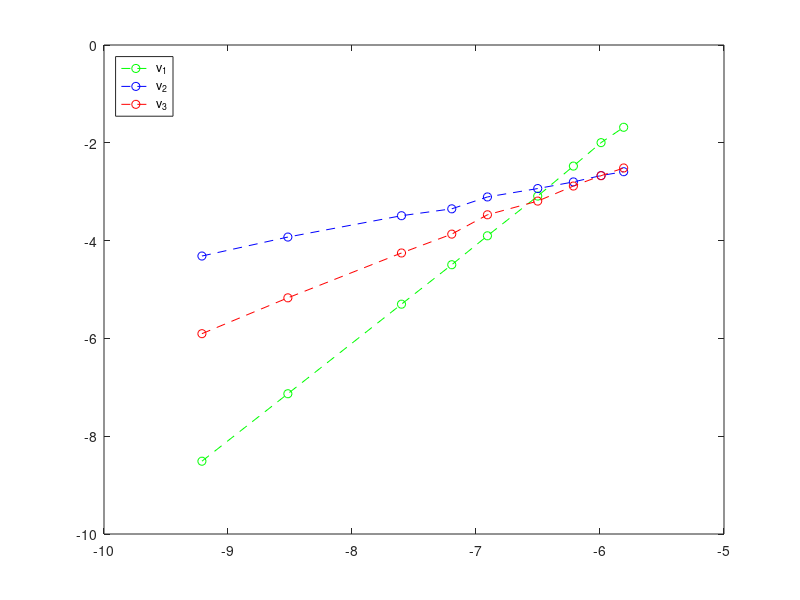
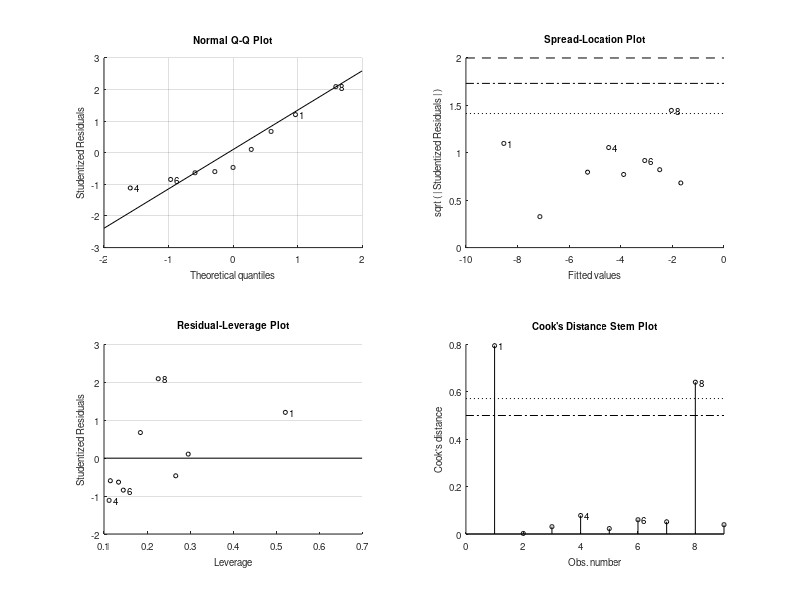
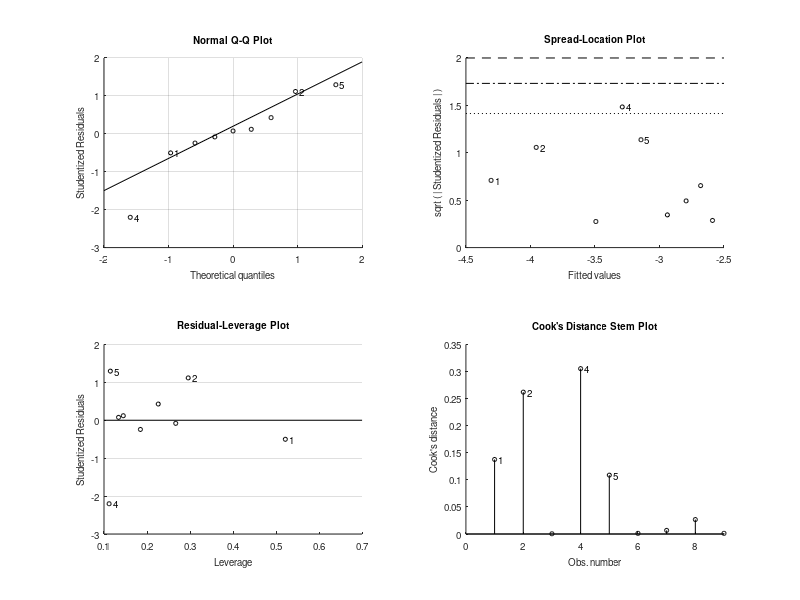
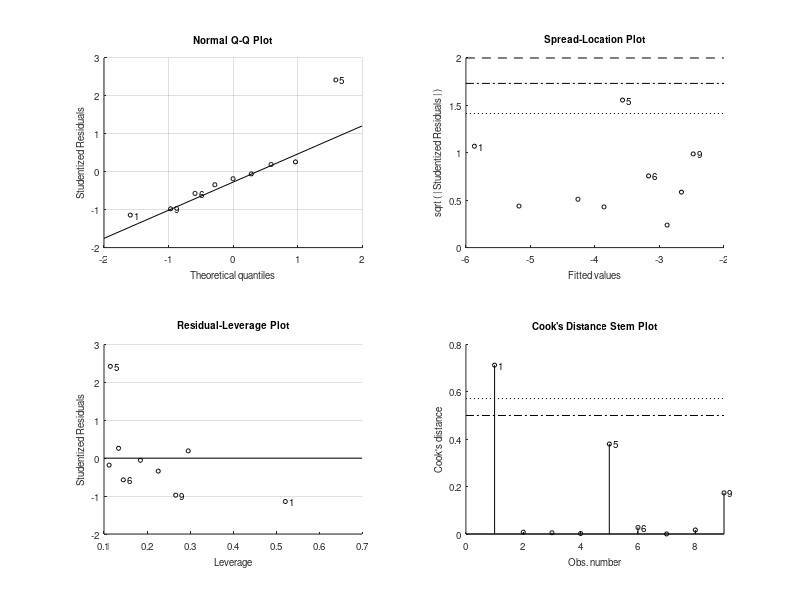

MATLAB code for these plots, in order:
A = importdata('terminal_hastighet_rdata.dat');
radius = A(:,1);
v_1 = A(:,2);
v_2 = A(:,3);
v_3 = A(:,4);

plot(log(radius*2), log(v_1),'g--o',log(radius*2), log(v_2),'b--o', log(radius*2), log(v_3),'r--o')
legend({'v_1','v_2','v_3'},'Location','northwest')

mdl = fitlm(log(radius*2), log(v_1));
mdl = fitlm(log(radius*2), log(v_2));
mdl = fitlm(log(radius*2), log(v_3));

p_k = 7905
p_m = 886
g = 9.81
my = 0.190
p = 886

for i = 1:9
    c(i) = (((p_k/p_m)-1)*pi*g*p)/(3*my*(v_1(i)-(radius(i)*2)^2))
end

